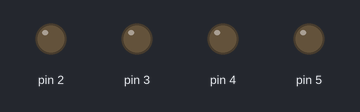
A sketch run on a simulated Arduino Uno, built with avr-gcc and run on an emulated ATmega328P. On the bench: output pins drawn as LEDs (lit = HIGH).

Above: at 0.5 s.
At 2.5 s:
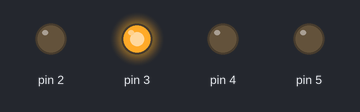
At 4.5 s:
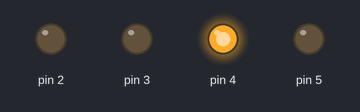
At 9.5 s:
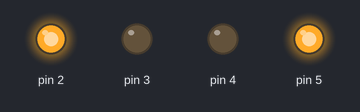
At 14.5 s:
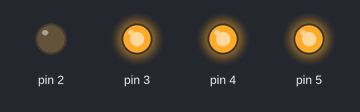
At 19.5 s:
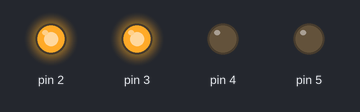
Timing chart, 0 to 20.8 s (numbered marks = the images above):
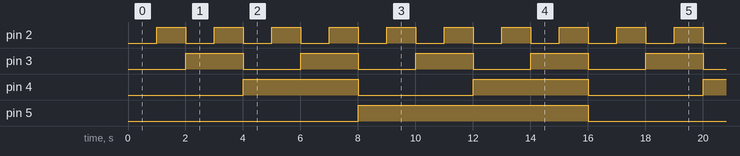

Measured:
- by itself, pin 2: alternates HIGH for 1.0 s and LOW for 1.0 s
- by itself, pin 3: alternates HIGH for 2.0 s and LOW for 2.0 s
- by itself, pin 4: alternates HIGH for 4.0 s and LOW for 4.0 s
- by itself, pin 5: alternates HIGH for 8.0 s and LOW for 8.0 s

The sketch:

SevenSegDisplayTest.ino
```cpp
// This sketch outputs the sequence of numbers generated by a
// Linear Feedback Shift Register
//
// Roger Banks
// 2010 04 21
//

int sr[16];

void setup() {
  // put your setup code here, to run once:
  for(int i = 2; i <=5; i++) pinMode(i, OUTPUT);
}

void loop() {
  // put your main code here, to run repeatedly:
  for(byte x = 0; x < 16; x++) {
    digitalWrite(2, x & B0001);
    digitalWrite(3, x & B0010);
    digitalWrite(4, x & B0100);
    digitalWrite(5, x & B1000);
    delay(1000);
  }

}
```
